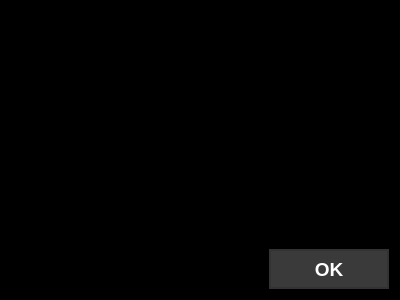
<?xml version="1.0" encoding="UTF-8"?>
<ui version="4.0">
 <class>DetailsWindow</class>
 <widget class="QDialog" name="DetailsWindow">
  <property name="geometry">
   <rect>
    <x>0</x>
    <y>0</y>
    <width>400</width>
    <height>300</height>
   </rect>
  </property>
  <property name="windowTitle">
   <string>uiscan - scan details</string>
  </property>
  <property name="styleSheet">
   <string notr="true">background-color: black;
color: white;</string>
  </property>
  <property name="locale">
   <locale language="English" country="Germany"/>
  </property>
  <layout class="QVBoxLayout" name="verticalLayout">
   <item>
    <widget class="QListWidget" name="listWidget"/>
   </item>
   <item>
    <layout class="QHBoxLayout" name="horizontalLayout">
     <item>
      <spacer name="horizontalSpacer">
       <property name="orientation">
        <enum>Qt::Horizontal</enum>
       </property>
       <property name="sizeHint" stdset="0">
        <size>
         <width>40</width>
         <height>20</height>
        </size>
       </property>
      </spacer>
     </item>
     <item>
      <widget class="QPushButton" name="btnOK">
       <property name="sizePolicy">
        <sizepolicy hsizetype="Minimum" vsizetype="Fixed">
         <horstretch>0</horstretch>
         <verstretch>0</verstretch>
        </sizepolicy>
       </property>
       <property name="minimumSize">
        <size>
         <width>120</width>
         <height>40</height>
        </size>
       </property>
       <property name="font">
        <font>
         <family>MS Shell Dlg 2</family>
         <pointsize>14</pointsize>
         <weight>75</weight>
         <bold>true</bold>
        </font>
       </property>
       <property name="styleSheet">
        <string notr="true">QPushButton {
border-style: solid;
border-width: 2px;
border-color: #333333;
background-color: #3a3a3a;
}

QPushButton:hover {
background-color: #aaaaaa;
}

QPushButton:pressed {
background-color: #bbbbbb;
}</string>
       </property>
       <property name="locale">
        <locale language="English" country="Germany"/>
       </property>
       <property name="text">
        <string>OK</string>
       </property>
      </widget>
     </item>
    </layout>
   </item>
  </layout>
 </widget>
 <resources/>
 <connections/>
</ui>
